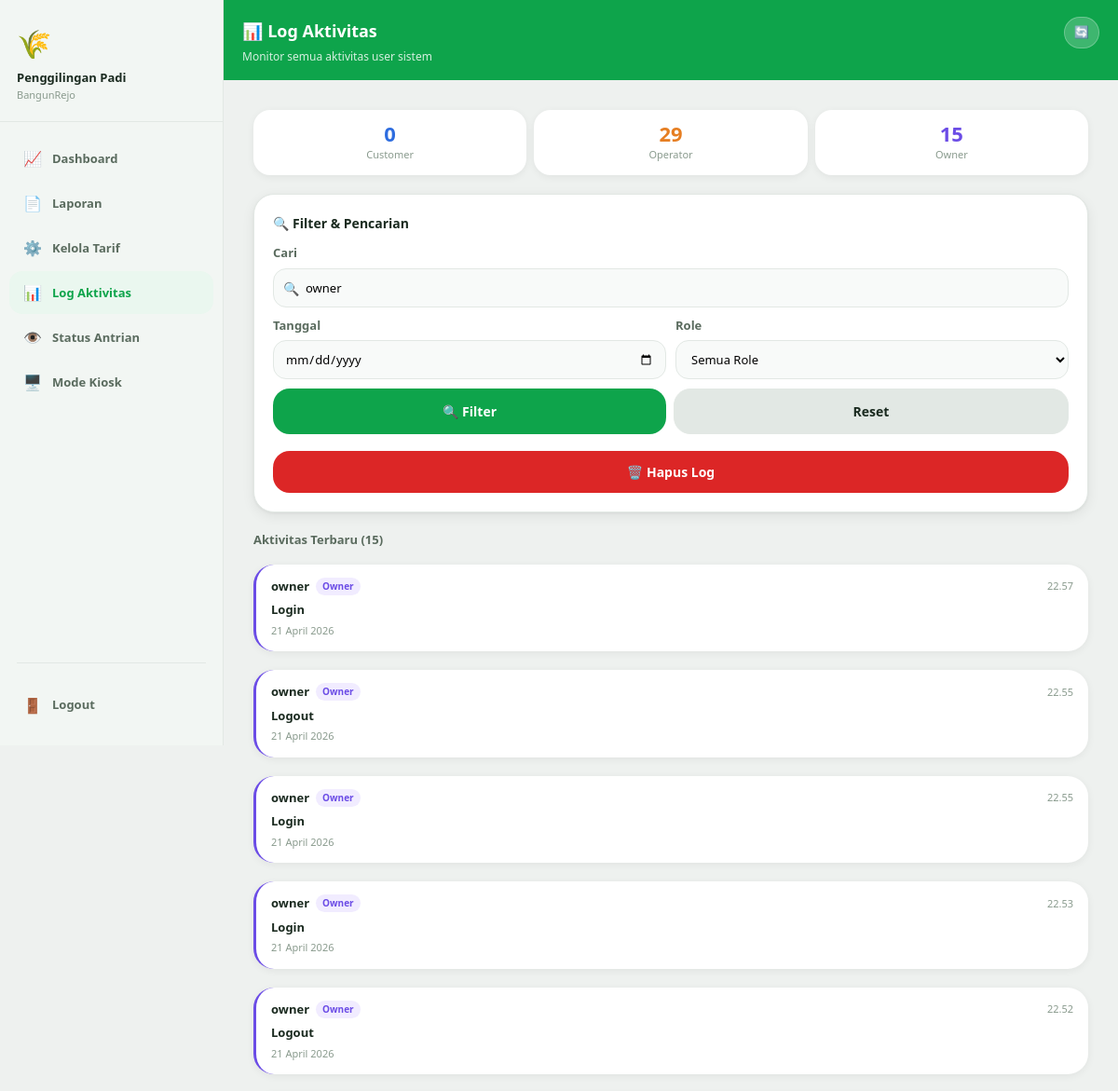
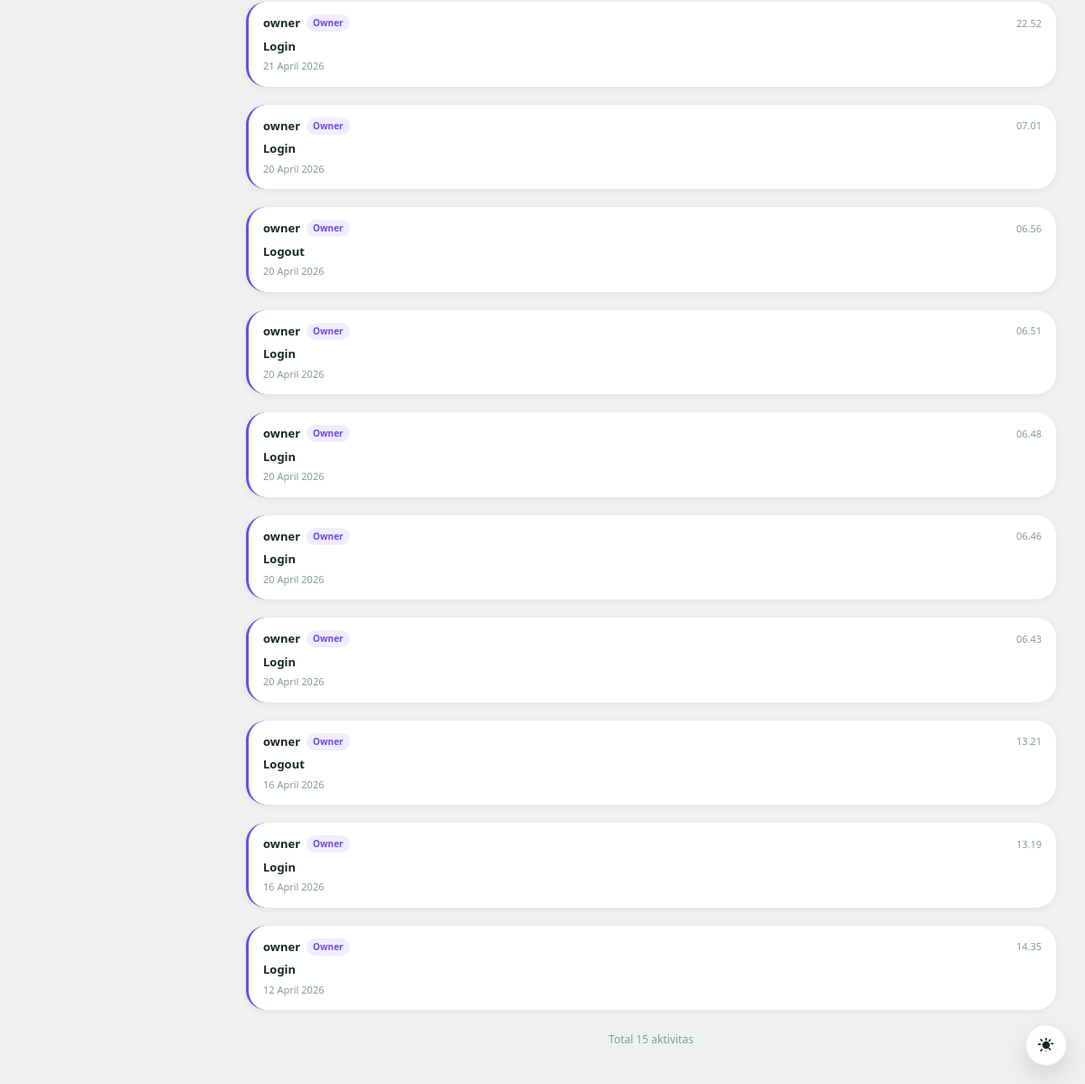
/log_aktivitas.php?cari=owner (signed in), run on an earlier commit of the app's database (2 pictures, top to bottom).
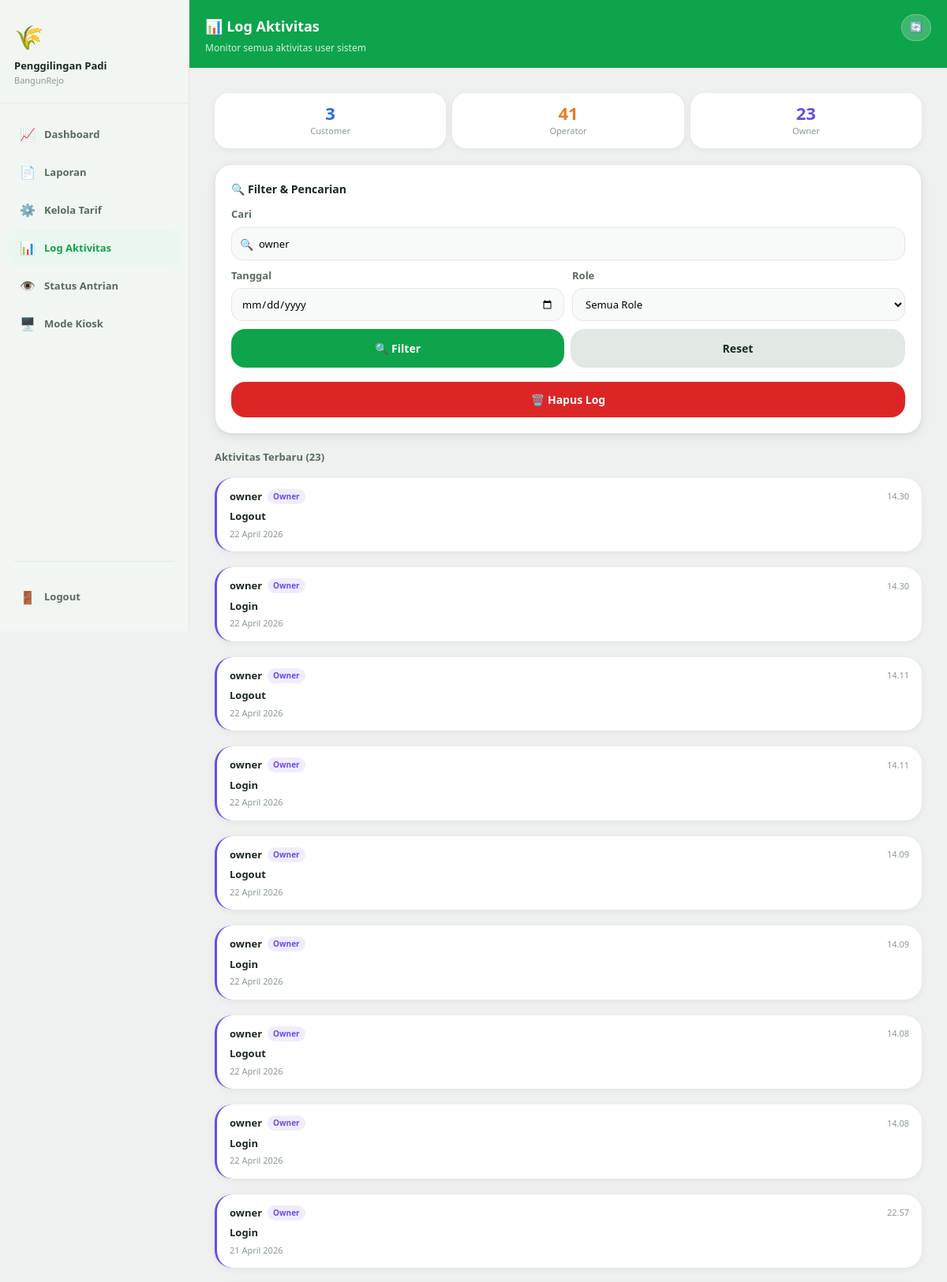
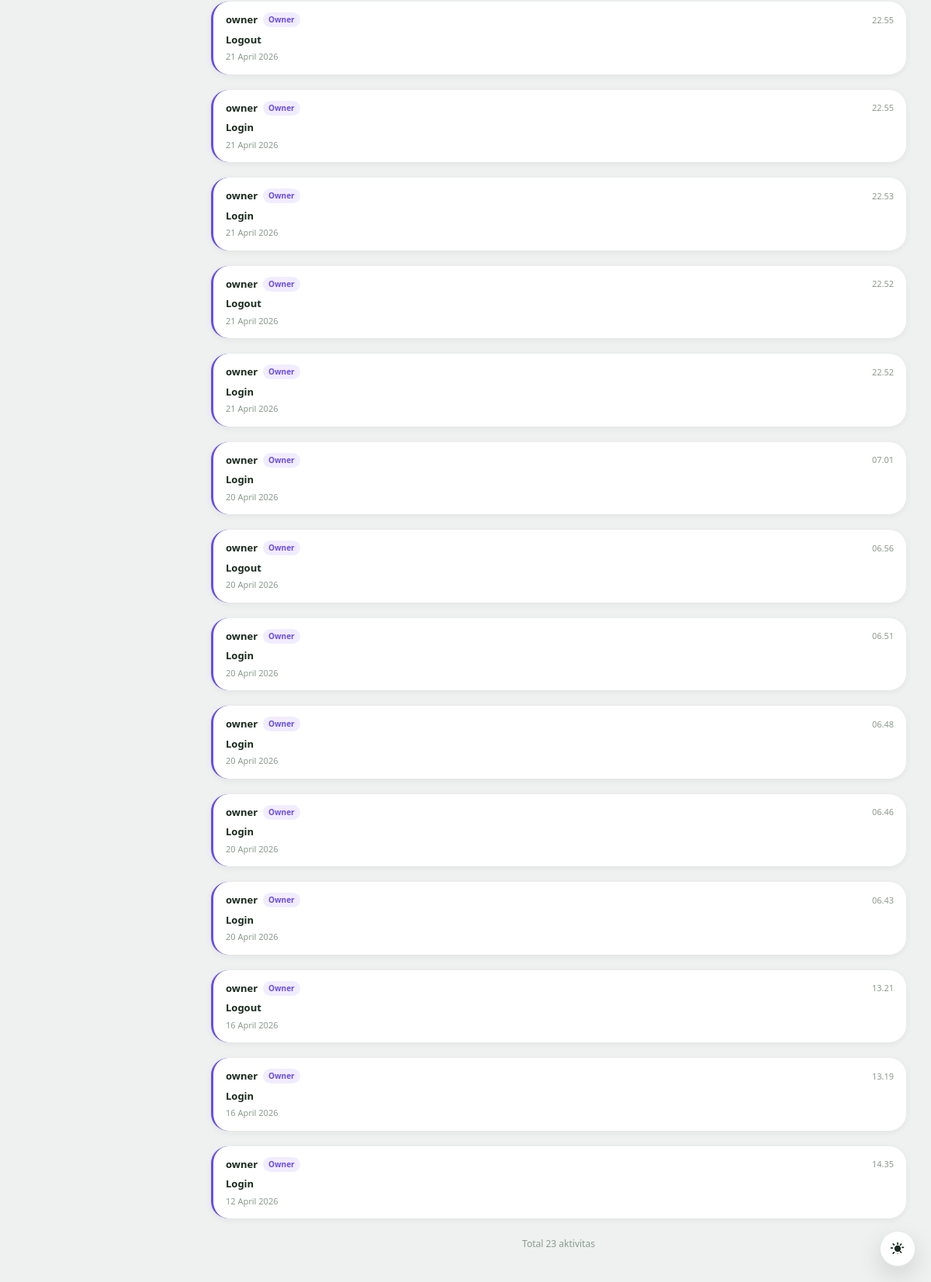
And on a later commit of the database (2 pictures, top to bottom).
### tables this page shows
CREATE TABLE log_aktivitas (
        id       INTEGER PRIMARY KEY AUTOINCREMENT,
        username TEXT NOT NULL,
        role     TEXT NOT NULL,
        aksi     TEXT NOT NULL,
        detail   TEXT DEFAULT '',
        waktu    DATETIME DEFAULT CURRENT_TIMESTAMP
    );

### log_aktivitas.php (the view, shortened to what this page needs)
<?php
$db    = getDB();
$cari        = trim($_GET['cari'] ?? '');
$tanggal     = $_GET['tanggal'] ?? '';
$where = []; $params = [];
if (!empty($cari)) {
    $where[] = "(username LIKE ? OR aksi LIKE ? OR detail LIKE ?)";
    $params  = array_merge($params, ["%$cari%", "%$cari%", "%$cari%"]);
}
$sql  = "SELECT * FROM log_aktivitas" . (!empty($where) ? " WHERE " . implode(' AND ', $where) : "") . " ORDER BY waktu DESC LIMIT 100";
$stmt = $db->prepare($sql);
$stmt->execute($params);
$logs = $stmt->fetchAll(PDO::FETCH_ASSOC);
$jml_customer = $db->query("SELECT COUNT(*) FROM log_aktivitas WHERE role = 'customer'")->fetchColumn();
$jml_operator = $db->query("SELECT COUNT(*) FROM log_aktivitas WHERE role = 'operator'")->fetchColumn();
$jml_owner    = $db->query("SELECT COUNT(*) FROM log_aktivitas WHERE role = 'owner'")->fetchColumn();
?>
<!DOCTYPE html>
<html lang="id">
<head>
    <link rel="stylesheet" href="css/base.css">
    <link rel="stylesheet" href="css/log_aktivitas.css">
</head>
<body>
<div class="app-wrapper layout-sidebar">
    <nav class="sidebar">
        <div class="sidebar-brand">
            <div class="sidebar-logo">🌾</div>
            <div class="sidebar-name">Penggilingan Padi</div>
            <div class="sidebar-sub">BangunRejo</div>
        </div>
        <div class="sidebar-nav">
            <a href="owner.php" class="sidebar-link ">
                <span class="sidebar-icon">📈</span> Dashboard
            </a>
            <a href="laporan.php" class="sidebar-link ">
                <span class="sidebar-icon">📄</span> Laporan
            </a>
            <a href="kelola_tarif.php" class="sidebar-link ">
                <span class="sidebar-icon">⚙️</span> Kelola Tarif
            </a>
            <a href="log_aktivitas.php" class="sidebar-link active">
                <span class="sidebar-icon">📊</span> Log Aktivitas
            </a>
            <a href="status_antrian.php" class="sidebar-link">
                <span class="sidebar-icon">👁️</span> Status Antrian
            </a>
            <a href="index.php" class="sidebar-link">
                <span class="sidebar-icon">🖥️</span> Mode Kiosk
            </a>
        </div>
        <div class="sidebar-sep"></div>
        <div class="sidebar-footer">
            <a href="logout.php" class="sidebar-link">
                <span class="sidebar-icon">🚪</span> Logout
            </a>
        </div>
    </nav>
    <div class="main-area">
    <div class="top-bar">
        <div class="topbar-row-log">
            <h1>📊 Log Aktivitas</h1>
            <a href="log_aktivitas.php" class="refresh-btn">🔄</a>
        </div>
        <div class="subtitle">Monitor semua aktivitas user sistem</div>
    </div>
    <div class="content">
        <div class="stat-grid stat-grid-log">
            <div class="stat-card">
                <div class="stat-num stat-customer"><?= $jml_customer ?></div>
                <div class="stat-label">Customer</div>
            </div>
            <div class="stat-card stat-orange">
                <div class="stat-num"><?= $jml_operator ?></div>
                <div class="stat-label">Operator</div>
            </div>
            <div class="stat-card">
                <div class="stat-num stat-owner"><?= $jml_owner ?></div>
                <div class="stat-label">Owner</div>
            </div>
        </div>
        <div class="card card-filter-log">
            <h3 class="filter-log-title">🔍 Filter & Pencarian</h3>
            <form method="GET">
                <div class="form-group">
                    <label>Cari</label>
                    <div class="search-wrapper">
                        <span class="search-icon">🔍</span>
                        <input type="text" name="cari"
                               placeholder="Username, aksi, atau detail"
                               value="<?= htmlspecialchars($cari) ?>">
                    </div>
                </div>
                <div class="filter-row">
                    <div class="form-group">
                        <label>Tanggal</label>
                        <input type="date" name="tanggal" value="<?= $tanggal ?>">
                    </div>
                    <div class="form-group">
                        <label>Role</label>
                        <select name="role">
                            <option value="">Semua Role</option>
                        </select>
                    </div>
                </div>
                <div class="btn-row">
                    <button type="submit" class="btn btn-orange">🔍 Filter</button>
                    <a href="log_aktivitas.php" class="btn btn-gray">Reset</a>
                </div>
            </form>
            <form method="POST" class="btn-hapus-log">
                <button type="submit" class="btn btn-red"
                        onclick="return confirm('Yakin ingin menghapus semua log? Tindakan ini tidak bisa dibatalkan!')">
                    🗑️ Hapus Log
                </button>
            </form>
        </div>
        <div class="section-title">Aktivitas Terbaru (<?= count($logs) ?>)</div>
        <?php if (empty($logs)): ?>
        <div class="empty-state card"><div class="empty-icon">📭</div><p>Tidak ada log aktivitas</p></div>
        <?php else: ?>
        <?php foreach ($logs as $log):
            $role_class = 'role-customer';
            if ($log['role'] === 'owner')    $role_class = 'role-owner';
        ?>
        <div class="log-item">
            <div class="log-header">
                <div class="log-header-left">
                    <span class="log-username"><?= htmlspecialchars($log['username']) ?></span>
                    <span class="log-role-badge <?= $role_class ?>"><?= ucfirst($log['role']) ?></span>
                </div>
                <span class="log-waktu"><?= date('H.i', strtotime($log['waktu'])) ?></span>
            </div>
            <div class="log-aksi"><?= htmlspecialchars($log['aksi']) ?></div>
            <div class="log-waktu"><?= date('j F Y', strtotime($log['waktu'])) ?></div>
        </div>
        <?php endforeach; ?>
        <?php endif; ?>
        <p class="log-footer">Total <?= count($logs) ?> aktivitas</p>
    </div>
</div>
</body>
</html>

### css/log_aktivitas.css (style rules this page uses)
.topbar-row-log { display: flex; justify-content: space-between; align-items: center; }
.refresh-btn { background: rgba(255,255,255,.2); border: 1px solid rgba(255,255,255,.25); padding: 6px 10px; border-radius: var(--radius-pill); font-size: 13px; color: #fff; cursor: pointer; transition: background var(--transition); }
.stat-grid-log { display: grid; grid-template-columns: repeat(3, 1fr); gap: 8px; }
.stat-card { background: var(--clr-surface); border-radius: var(--radius-lg); padding: 14px 8px; text-align: center; box-shadow: var(--shadow-sm); }
.stat-num { font-size: 22px; font-weight: 900; color: var(--clr-text); line-height: 1; }
.stat-num.stat-customer { color: var(--clr-blue); }
.stat-num.stat-owner { color: #6b4ce6; }
.stat-label { font-size: 11px; color: var(--clr-text-3); margin-top: 4px; }
.stat-orange .stat-num { color: var(--clr-orange); }
.card-filter-log { background: var(--clr-surface); }
.filter-log-title { font-size: 14px; font-weight: 700; margin-bottom: 12px; }
.search-wrapper { position: relative; }
.search-wrapper .search-icon { position: absolute; left: 11px; top: 50%; transform: translateY(-50%); font-size: 14px; pointer-events: none; }
.search-wrapper input { width: 100%; padding: 11px 13px 11px 34px; border-radius: var(--radius-md); border: 1.5px solid var(--clr-border); background: var(--clr-surface-2); font-size: 13px; outline: none; transition: border-color var(--transition), box-shadow var(--transition); }
.filter-row { display: grid; grid-template-columns: 1fr 1fr; gap: 10px; margin: 10px 0; }
.filter-row input[type="date"], .filter-row select { width: 100%; padding: 10px 12px; border-radius: var(--radius-md); border: 1.5px solid var(--clr-border); background: var(--clr-surface-2); font-size: 13px; outline: none; cursor: pointer; transition: border-color var(--transition); }
.btn-row { display: flex; gap: 8px; }
.btn-row .btn { flex: 1; }
.btn-orange { background: var(--clr-primary); color: #fff; }
.btn-gray { background: var(--clr-border); color: var(--clr-text); }
.btn-red { background: #dc2626; color: #fff; width: 100%; margin-top: 8px; }
.btn-hapus-log { margin-top: 10px; }
.section-title { font-size: 13px; font-weight: 700; color: var(--clr-text-2); margin-bottom: -4px; }
.log-item { background: var(--clr-surface); border-radius: var(--radius-xl); padding: 14px 16px; box-shadow: var(--shadow-sm); display: flex; flex-direction: column; gap: 4px; border-left: 3px solid var(--clr-border); }
.log-header { display: flex; justify-content: space-between; align-items: center; margin-bottom: 2px; }
.log-header-left { display: flex; align-items: center; gap: 7px; }
.log-username { font-size: 13px; font-weight: 700; color: var(--clr-text); }
.log-role-badge { font-size: 10px; font-weight: 700; padding: 2px 7px; border-radius: var(--radius-pill); }
.role-owner { background: #f1ecff; color: #6b4ce6; }
.log-item:has(.role-owner) { border-left-color: #6b4ce6; }
.log-waktu { font-size: 11px; color: var(--clr-text-3); }
.log-aksi { font-size: 13px; font-weight: 600; color: var(--clr-text); }
.log-footer { font-size: 12px; text-align: center; color: var(--clr-text-3); padding: 4px 0 8px; }

What changed in the data, as far as the page shows it:
added log_aktivitas: username "owner", role "Owner", waktu "14.30", aksi "Logout", waktu "22 April 2026"
added log_aktivitas: username "owner", role "Owner", waktu "14.30", aksi "Login", waktu "22 April 2026"
added log_aktivitas: username "owner", role "Owner", waktu "14.11", aksi "Logout", waktu "22 April 2026"
added log_aktivitas: username "owner", role "Owner", waktu "14.11", aksi "Login", waktu "22 April 2026"
added log_aktivitas: username "owner", role "Owner", waktu "14.09", aksi "Logout", waktu "22 April 2026"
added log_aktivitas: username "owner", role "Owner", waktu "14.09", aksi "Login", waktu "22 April 2026"
added log_aktivitas: username "owner", role "Owner", waktu "14.08", aksi "Logout", waktu "22 April 2026"
added log_aktivitas: username "owner", role "Owner", waktu "14.08", aksi "Login", waktu "22 April 2026"
Also different on the page:
$jml_customer: "0" → "3"
$jml_operator: "29" → "41"
$jml_owner: "15" → "23"
count($logs): "15" → "23"
